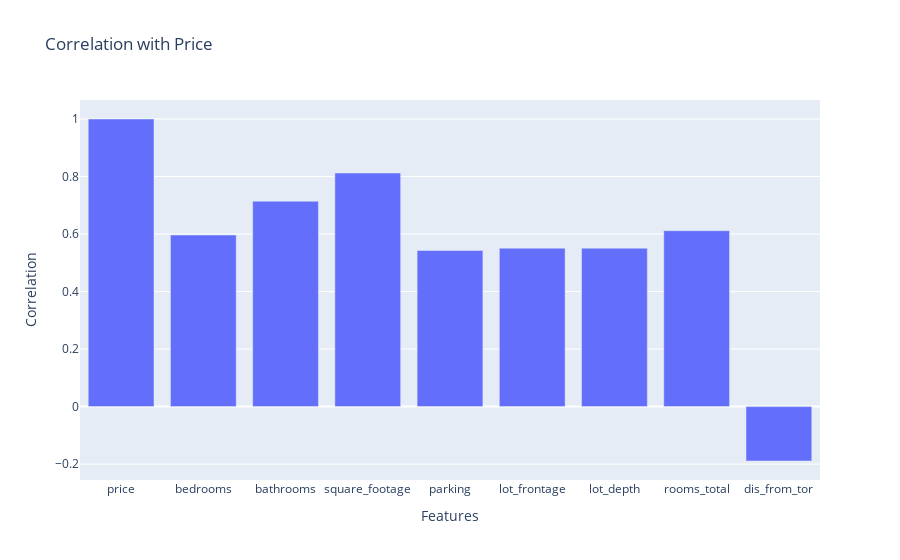

Notebook cell for this chart:
### Code cell
px.bar(df[features].corr()['price'], x=df[features].corr().index, y='price', labels={'price': 'Correlation', 'x' : 'Features'}, title='Correlation with Price')

### Figure 1 — Plotly figure (JSON) as saved in the notebook; plotly's stock layout.template omitted (floating-point values rounded to 4 significant figures)
{"data": [{"alignmentgroup": "True", "hovertemplate": "Features=%{x}<br>Correlation=%{y}<extra></extra>", "legendgroup": "", "marker": {"color": "#636efa", "pattern": {"shape": ""}}, "name": "", "offsetgroup": "", "orientation": "v", "showlegend": false, "textposition": "auto", "type": "bar", "x": ["price", "bedrooms", "bathrooms", "square_footage", "parking", "lot_frontage", "lot_depth", "rooms_total", "dis_from_tor"], "xaxis": "x", "y": [1, 0.5965, 0.714, 0.8121, 0.5429, 0.5507, 0.5507, 0.6116, -0.1891], "yaxis": "y"}], "layout": {"barmode": "relative", "legend": {"tracegroupgap": 0}, "title": {"text": "Correlation with Price"}, "xaxis": {"anchor": "y", "domain": [0, 1], "title": {"text": "Features"}}, "yaxis": {"anchor": "x", "domain": [0, 1], "title": {"text": "Correlation"}}}}
